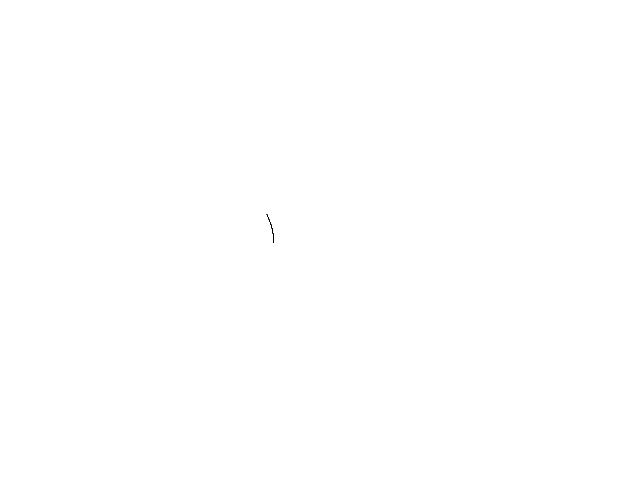
Frame 1 (no input)
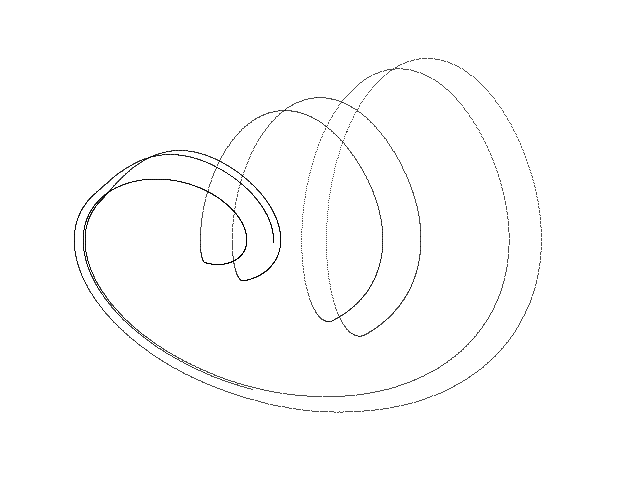
Frame 60 (the mouse pressed at the canvas centre just before this capture)
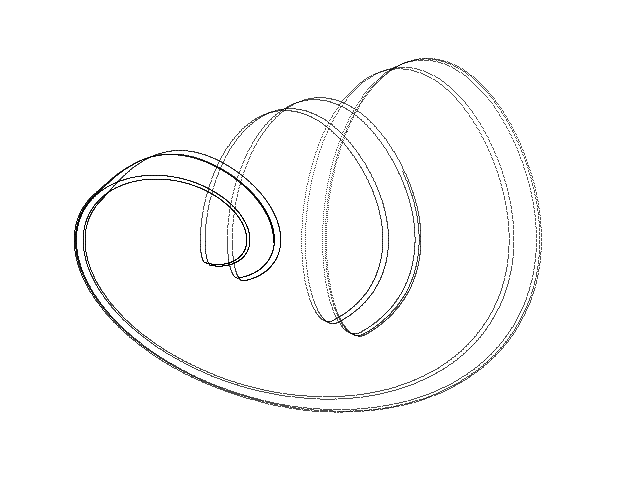
Frame 120 (the mouse held since frame 60 and released just before this capture)

The Processing sketch that drew these frames (run headless with seeded random() and noise(); from frame 60 on, the mouse is pressed at the canvas centre):

// Processing sketch: Chaotic_Oscillator
// ── Chaotic_Oscillator.pde
// Chaotic oscillator //

  float x = 1.0;
  float y = 1.0;
  float z = 1.0;
  float dt = 0.005;
  float a = 0.6;
  float b = 30;
  float c = 0.00000004;
  float d = 0.13;


void setup() {
  
  size(640, 480);
  background(255);
  
}

void draw() {
  
  for (int i=0; i<100; i++) {
    
    float nx = x;
    float ny = y;
    float nz = z;
    
    x = nx + dt * (ny);
    y = ny + dt * (a * ny - nx - nz);
    z = nz + dt * ((b + ny - c * (exp(nz - 1.0))) / d);
  
    point(270 + (3.3 * x), 240 + (2.5 * y));
        
  }

}
